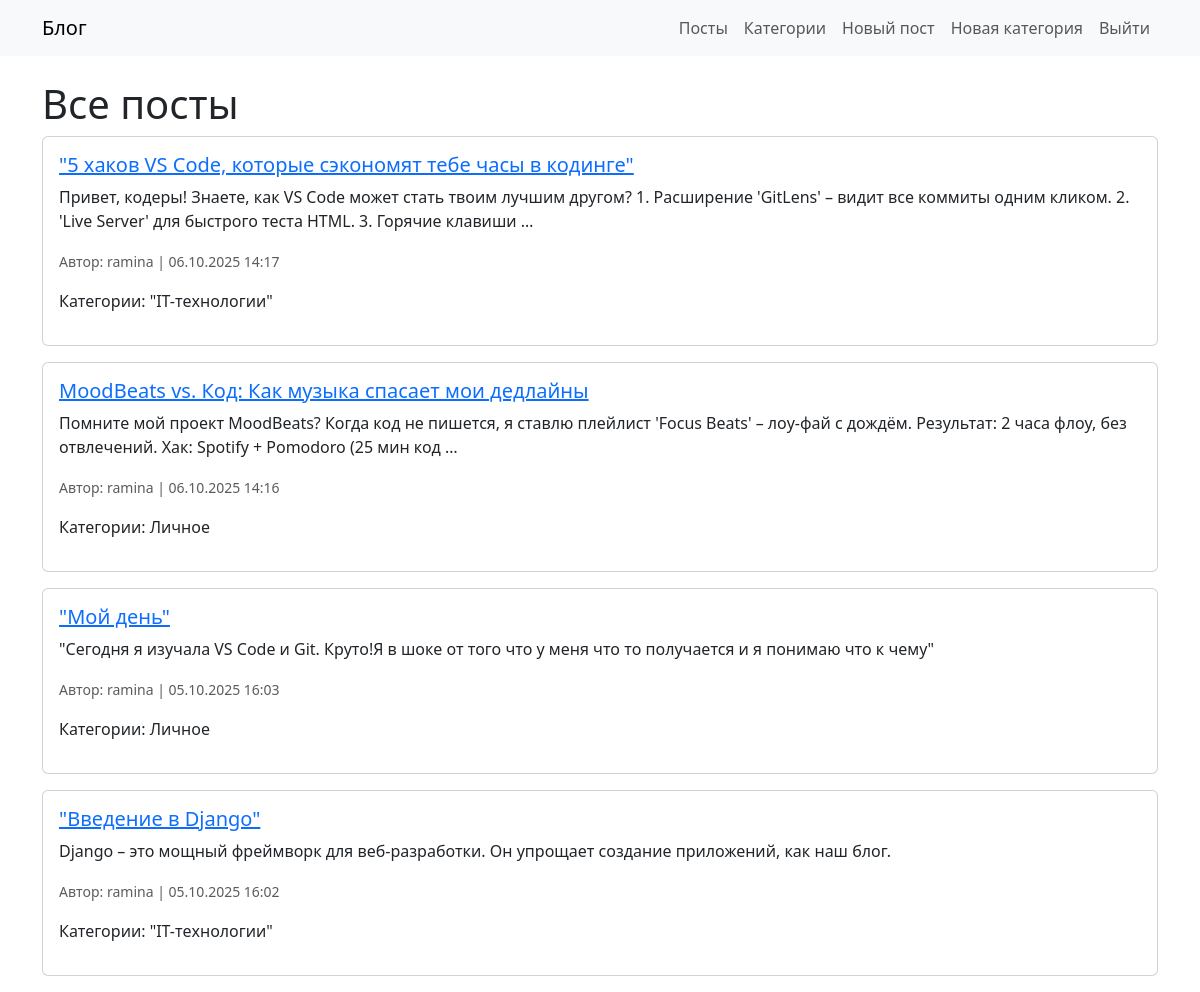
The app's page / (signed in) with its own data.
### blog/models.py (models this page shows, shortened)
class Post(models.Model):
    title = models.CharField(max_length=200)
    text = models.TextField()
    author = models.ForeignKey(User, on_delete=models.CASCADE)
    categories = models.ManyToManyField(Category)
    created_at = models.DateTimeField(auto_now_add=True)

class Category(models.Model):
    name = models.CharField(max_length=100)

### blog/views.py (the view)
# urls.py: path('', PostListView.as_view(), name='post_list'),
class PostListView(ListView):
    model = Post
    template_name = 'blog/post_list.html'
    context_object_name = 'posts'
    ordering = ['-created_at']

### templates/blog/post_list.html (shortened to what this page needs)
{% extends 'blog/base.html' %}
{% block content %}
<h1>Все посты</h1>
{% if posts %}
    {% for post in posts %}
    <div class="card mb-3">
        <div class="card-body">
            <h5 class="card-title"><a href="{% url 'post_detail' post.pk %}">{{ post.title }}</a></h5>
            <p class="card-text">{{ post.text|truncatewords:30 }}</p>
            <p class="card-text"><small class="text-muted">Автор: {{ post.author }} | {{ post.created_at|date:"d.m.Y H:i" }}</small></p>
            <p>Категории: {% for cat in post.categories.all %}{{ cat.name }}{% if not forloop.last %}, {% endif %}{% endfor %}</p>
        </div>
    </div>
    {% endfor %}
{% else %}
    <p>Нет постов. <a href="{% url 'post_create' %}">Создать первый?</a></p>
{% endif %}
{% endblock %}

### records on screen
Post: title "\"5 хаков VS Code, которые сэкономят тебе часы в кодинге\"", text "Привет, кодеры! Знаете, как VS Code может стать твоим лучшим другом? 1. Расширение 'GitLens' – видит все коммиты одним кликом. 2. 'Live Server' для быстрого теста HTML. 3. Горячие клавиши …", author "ramina", created_at "06.10.2025 14:17"
Category: name "\"IT-технологии\""
Post: title "MoodBeats vs. Код: Как музыка спасает мои дедлайны", text "Помните мой проект MoodBeats? Когда код не пишется, я ставлю плейлист 'Focus Beats' – лоу-фай с дождём. Результат: 2 часа флоу, без отвлечений. Хак: Spotify + Pomodoro (25 мин код …", author "ramina", created_at "06.10.2025 14:16"
Category: name "Личное"
Post: title "\"Мой день\"", text "\"Сегодня я изучала VS Code и Git. Круто!Я в шоке от того что у меня что то получается и я понимаю что к чему\"", author "ramina", created_at "05.10.2025 16:03"
Post: title "\"Введение в Django\"", text "Django – это мощный фреймворк для веб-разработки. Он упрощает создание приложений, как наш блог.", author "ramina", created_at "05.10.2025 16:02"
